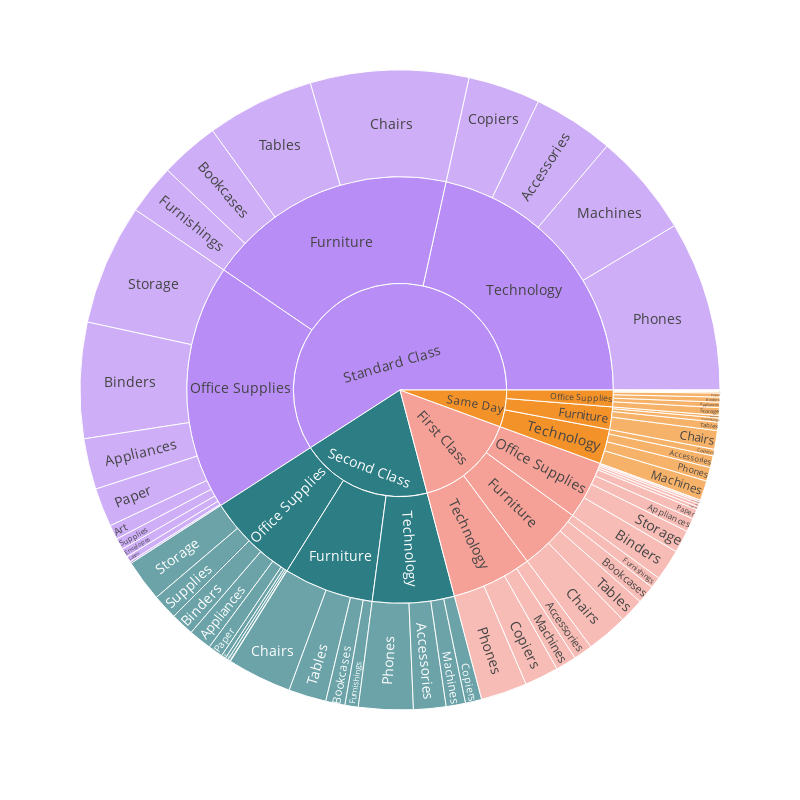

Source (notebook cell):
### Markdown cell above
We can see that the **Same Day** Ship Mode is the **least** Sales

### Code cell
color_scale = ["#F4922A","#F5A197", "#2D7D85", "#B88DF5"]

fig = px.sunburst(data, path=['Ship Mode', 'Category',"Sub-Category"], values='Sales', color='Ship Mode',
                  color_discrete_sequence=color_scale)
fig.update_traces(textfont_size=14)
fig.update_layout(width=800, height=800)
fig.show()

### Figure 1 — Plotly figure (JSON) as saved in the notebook; plotly's stock layout.template omitted (floating-point values rounded to 4 significant figures)
{"data": [{"branchvalues": "total", "customdata": [["Same Day"], ["First Class"], ["Second Class"], ["Same Day"], ["Same Day"], ["First Class"], ["First Class"], ["Standard Class"], ["Standard Class"], ["Same Day"], ["Standard Class"], ["Standard Class"], ["First Class"], ["Same Day"], ["First Class"], ["Standard Class"], ["First Class"], ["Standard Class"], ["Second Class"], ["Same Day"], ["First Class"], ["Same Day"], ["First Class"], ["Standard Class"], ["Second Class"], ["Standard Class"], ["Second Class"], ["Second Class"], ["Second Class"], ["Same Day"], ["Second Class"], ["Same Day"], ["First Class"], ["Standard Class"], ["Second Class"], ["Same Day"], ["Standard Class"], ["First Class"], ["Second Class"], ["Second Class"], ["Standard Class"], ["First Class"], ["Second Class"], ["First Class"], ["Same Day"], ["Second Class"], ["Same Day"], ["Second Class"], ["Same Day"], ["Same Day"], ["Standard Class"], ["Standard Class"], ["First Class"], ["Same Day"], ["Second Class"], ["Standard Class"], ["First Class"], ["Same Day"], ["Second Class"], ["Standard Class"], ["First Class"], ["Same Day"], ["Second Class"], ["Standard Class"], ["First Class"], ["Same Day"], ["Second Class"], ["First Class"], ["Standard Class"], ["Second Class"], ["Second Class"], ["First Class"], ["Standard Class"], ["Second Class"], ["First Class"], ["Same Day"], ["First Class"], ["Standard Class"], ["Second Class"], ["Same Day"], ["First Class"], ["Standard Class"], ["Same Day"], ["Standard Class"]], "domain": {"x": [0, 1], "y": [0, 1]}, "hovertemplate": "labels=%{label}<br>Sales=%{value}<br>parent=%{parent}<br>id=%{id}<br>Ship Mode=%{customdata[0]}<extra></extra>", "ids": ["Same Day/Technology/Machines", "First Class/Office Supplies/Storage", "Second Class/Office Supplies/Storage", "Same Day/Furniture", "Same Day/Office Supplies/Storage", "First Class/Furniture/Furnishings", "First Class/Technology/Machines", "Standard Class/Office Supplies", "Standard Class/Technology/Phones", "Same Day/Technology", "Standard Class/Office Supplies/Fasteners", "Standard Class/Technology", "First Class", "Same Day/Office Supplies/Supplies", "First Class/Office Supplies/Supplies", "Standard Class/Office Supplies/Storage", "First Class/Technology", "Standard Class/Furniture/Chairs", "Second Class/Technology/Copiers", "Same Day/Technology/Copiers", "First Class/Technology/Accessories", "Same Day/Furniture/Bookcases", "First Class/Furniture/Chairs", "Standard Class/Furniture/Bookcases", "Second Class/Furniture/Bookcases", "Standard Class/Furniture", "Second Class/Technology", "Second Class/Technology/Machines", "Second Class/Technology/Accessories", "Same Day/Technology/Accessories", "Second Class/Office Supplies/Fasteners", "Same Day/Technology/Phones", "First Class/Technology/Phones", "Standard Class/Office Supplies/Paper", "Second Class/Technology/Phones", "Same Day/Furniture/Tables", "Standard Class/Office Supplies/Supplies", "First Class/Furniture/Tables", "Second Class/Office Supplies/Paper", "Second Class/Furniture/Tables", "Standard Class/Furniture/Tables", "First Class/Furniture", "Second Class/Furniture", "First Class/Office Supplies", "Same Day/Office Supplies", "Second Class/Office Supplies", "Same Day", "Second Class/Office Supplies/Supplies", "Same Day/Office Supplies/Paper", "Same Day/Office Supplies/Labels", "Standard Class/Technology/Machines", "Standard Class/Technology/Accessories", "First Class/Office Supplies/Appliances", "Same Day/Office Supplies/Appliances", "Second Class/Office Supplies/Appliances", "Standard Class/Office Supplies/Appliances", "First Class/Office Supplies/Art", "Same Day/Office Supplies/Art", "Second Class/Office Supplies/Art", "Standard Class/Office Supplies/Art", "First Class/Office Supplies/Binders", "Same Day/Office Supplies/Binders", "Second Class/Office Supplies/Binders", "Standard Class/Office Supplies/Binders", "First Class/Furniture/Bookcases", "Same Day/Furniture/Chairs", "Second Class/Furniture/Chairs", "First Class/Technology/Copiers", "Standard Class/Office Supplies/Labels", "Second Class/Office Supplies/Labels", "Second Class", "First Class/Office Supplies/Labels", "Standard Class/Furniture/Furnishings", "Second Class/Furniture/Furnishings", "First Class/Office Supplies/Paper", "Same Day/Furniture/Furnishings", "First Class/Office Supplies/Fasteners", "Standard Class/Office Supplies/Envelopes", "Second Class/Office Supplies/Envelopes", "Same Day/Office Supplies/Envelopes", "First Class/Office Supplies/Envelopes", "Standard Class/Technology/Copiers", "Same Day/Office Supplies/Fasteners", "Standard Class"], "labels": ["Machines", "Storage", "Storage", "Furniture", "Storage", "Furnishings", "Machines", "Office Supplies", "Phones", "Technology", "Fasteners", "Technology", "First Class", "Supplies", "Supplies", "Storage", "Technology", "Chairs", "Copiers", "Copiers", "Accessories", "Bookcases", "Chairs", "Bookcases", "Bookcases", "Furniture", "Technology", "Machines", "Accessories", "Accessories", "Fasteners", "Phones", "Phones", "Paper", "Phones", "Tables", "Supplies", "Tables", "Paper", "Tables", "Tables", "Furniture", "Furniture", "Office Supplies", "Office Supplies", "Office Supplies", "Same Day", "Supplies", "Paper", "Labels", "Machines", "Accessories", "Appliances", "Appliances", "Appliances", "Appliances", "Art", "Art", "Art", "Art", "Binders", "Binders", "Binders", "Binders", "Bookcases", "Chairs", "Chairs", "Copiers", "Labels", "Labels", "Second Class", "Labels", "Furnishings", "Furnishings", "Paper", "Furnishings", "Fasteners", "Envelopes", "Envelopes", "Envelopes", "Envelopes", "Copiers", "Fasteners", "Standard Class"], "marker": {"colors": ["#F4922A", "#F5A197", "#2D7D85", "#F4922A", "#F4922A", "#F5A197", "#F5A197", "#B88DF5", "#B88DF5", "#F4922A", "#B88DF5", "#B88DF5", "#F5A197", "#F4922A", "#F5A197", "#B88DF5", "#F5A197", "#B88DF5", "#2D7D85", "#F4922A", "#F5A197", "#F4922A", "#F5A197", "#B88DF5", "#2D7D85", "#B88DF5", "#2D7D85", "#2D7D85", "#2D7D85", "#F4922A", "#2D7D85", "#F4922A", "#F5A197", "#B88DF5", "#2D7D85", "#F4922A", "#B88DF5", "#F5A197", "#2D7D85", "#2D7D85", "#B88DF5", "#F5A197", "#2D7D85", "#F5A197", "#F4922A", "#2D7D85", "#F4922A", "#2D7D85", "#F4922A", "#F4922A", "#B88DF5", "#B88DF5", "#F5A197", "#F4922A", "#2D7D85", "#B88DF5", "#F5A197", "#F4922A", "#2D7D85", "#B88DF5", "#F5A197", "#F4922A", "#2D7D85", "#B88DF5", "#F5A197", "#F4922A", "#2D7D85", "#F5A197", "#B88DF5", "#2D7D85", "#2D7D85", "#F5A197", "#B88DF5", "#2D7D85", "#F5A197", "#F4922A", "#F5A197", "#B88DF5", "#2D7D85", "#F4922A", "#F5A197", "#B88DF5", "#F4922A", "#B88DF5"]}, "name": "", "parents": ["Same Day/Technology", "First Class/Office Supplies", "Second Class/Office Supplies", "Same Day", "Same Day/Office Supplies", "First Class/Furniture", "First Class/Technology", "Standard Class", "Standard Class/Technology", "Same Day", "Standard Class/Office Supplies", "Standard Class", "", "Same Day/Office Supplies", "First Class/Office Supplies", "Standard Class/Office Supplies", "First Class", "Standard Class/Furniture", "Second Class/Technology", "Same Day/Technology", "First Class/Technology", "Same Day/Furniture", "First Class/Furniture", "Standard Class/Furniture", "Second Class/Furniture", "Standard Class", "Second Class", "Second Class/Technology", "Second Class/Technology", "Same Day/Technology", "Second Class/Office Supplies", "Same Day/Technology", "First Class/Technology", "Standard Class/Office Supplies", "Second Class/Technology", "Same Day/Furniture", "Standard Class/Office Supplies", "First Class/Furniture", "Second Class/Office Supplies", "Second Class/Furniture", "Standard Class/Furniture", "First Class", "Second Class", "First Class", "Same Day", "Second Class", "", "Second Class/Office Supplies", "Same Day/Office Supplies", "Same Day/Office Supplies", "Standard Class/Technology", "Standard Class/Technology", "First Class/Office Supplies", "Same Day/Office Supplies", "Second Class/Office Supplies", "Standard Class/Office Supplies", "First Class/Office Supplies", "Same Day/Office Supplies", "Second Class/Office Supplies", "Standard Class/Office Supplies", "First Class/Office Supplies", "Same Day/Office Supplies", "Second Class/Office Supplies", "Standard Class/Office Supplies", "First Class/Furniture", "Same Day/Furniture", "Second Class/Furniture", "First Class/Technology", "Standard Class/Office Supplies", "Second Class/Office Supplies", "", "First Class/Office Supplies", "Standard Class/Furniture", "Second Class/Furniture", "First Class/Office Supplies", "Same Day/Furniture", "First Class/Office Supplies", "Standard Class/Office Supplies", "Second Class/Office Supplies", "Same Day/Office Supplies", "First Class/Office Supplies", "Standard Class/Technology", "Same Day/Office Supplies", ""], "textfont": {"size": 14}, "type": "sunburst", "values": [22800.0, 26270.0, 48470.0, 39150.0, 8850.0, 13160.0, 24150.0, 427700.0, 197100.0, 60120.0, 2049.0, 494400.0, 351400.0, 510.3, 3568.0, 140300.0, 139400.0, 183500.0, 18900.0, 7560.0, 22230.0, 2971.0, 47710.0, 68540.0, 22310.0, 435100.0, 142200.0, 22490.0, 37570.0, 13780.0, 478.0, 15990.0, 53620.0, 44970.0, 63260.0, 9644.0, 13220.0, 28800.0, 17220.0, 43690.0, 124800.0, 110700.0, 156300.0, 101300.0, 29050.0, 160700.0, 128300.0, 29380.0, 4706.0, 525.0, 119800.0, 93800.0, 15730.0, 6271.0, 26540.0, 59000.0, 3470.0, 1437.0, 5270.0, 16930.0, 36160.0, 5820.0, 27110.0, 134300.0, 21070.0, 21660.0, 74870.0, 39370.0, 6731.0, 3353.0, 459200.0, 1836.0, 58230.0, 15420.0, 11330.0, 4874.0, 357.6, 10270.0, 2848.0, 790.5, 2563.0, 83700.0, 139.8, 1357000.0]}], "layout": {"height": 800, "legend": {"tracegroupgap": 0}, "margin": {"t": 60}, "sunburstcolorway": ["#F4922A", "#F5A197", "#2D7D85", "#B88DF5"], "width": 800}}
